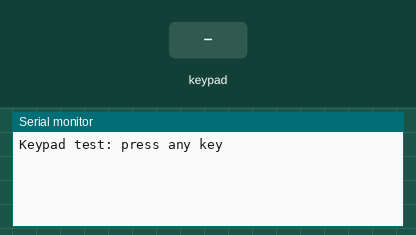
A sketch run on a simulated Arduino Uno, built with avr-gcc and run on an emulated ATmega328P. Shown: the last lines printed to the serial monitor. The test bench sets the inputs (shaded band).

Above: at 1.2 s.
1.3 s: key '1' pressed
At 2.5 s:
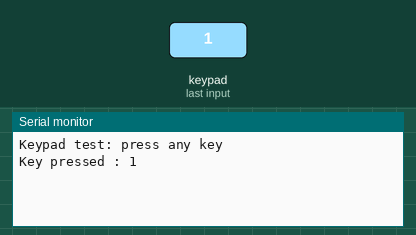
2.8 s: keypad keys 2 3 4 5 # pressed 0.4 s apart
At 5.1 s:
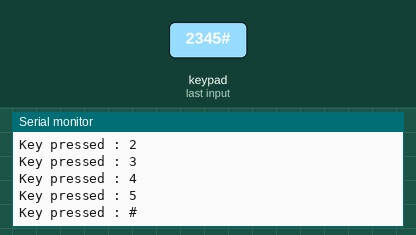
6.3 s: key '*' pressed
At 6.6 s:
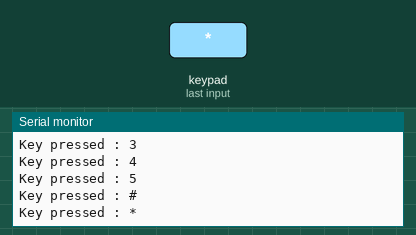
7.8 s: keypad keys 6 7 8 pressed 0.4 s apart
At 9.5 s:
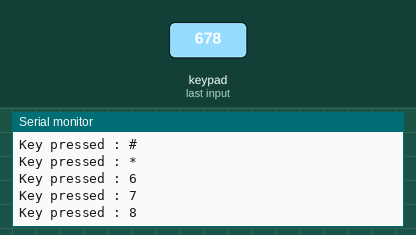
Timing chart, 0 to 11.0 s (numbered marks = the images above; inputs shaded):
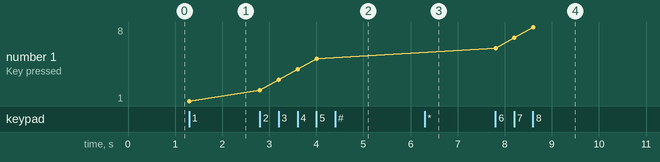

Measured:
- after the input at 1.3 s, the serial monitor: prints a new line at once (image 1)
- after the input at 2.8 s, the serial monitor: prints a new line at once (image 2)
- after the input at 6.3 s, the serial monitor: prints a new line at once (image 3)
- after the input at 7.8 s, the serial monitor: prints a new line at once (image 4)
- plotted number 1: 1 → 5 after the input at 2.8 s, 5 → 8 after the input at 7.8 s

The sketch:

Test_1_Keypad.ino
```cpp
/*
  TEST 1 : THE 3x4 KEYPAD
  -----------------------
  Goal: check that every key is detected correctly.

  Wiring: keypad pins 1 to 7 (from left to right) -> D2, D3, D4, D5, D6, D7, D8
  Library: "Keypad" (Library Manager > search "Keypad" > Install)

  Expected result (Serial Monitor, 9600 baud):
  each key you press is displayed, e.g. "Key pressed : 7".

  Wrong key displayed (e.g. you press 1 and see 5)?
  The pin order of your keypad is different: swap the numbers
  in rowPins / colPins until every key matches.
*/

#include <Keypad.h>

const byte ROWS = 4;
const byte COLS = 3;

char keys[ROWS][COLS] = {
  {'1', '2', '3'},
  {'4', '5', '6'},
  {'7', '8', '9'},
  {'*', '0', '#'}
};

byte rowPins[ROWS] = {2, 3, 4, 5};
byte colPins[COLS] = {6, 7, 8};

Keypad keypad = Keypad(makeKeymap(keys), rowPins, colPins, ROWS, COLS);

void setup() {
  Serial.begin(9600);
  Serial.println("Keypad test: press any key");
}

void loop() {
  char key = keypad.getKey();
  if (key) {
    Serial.print("Key pressed : ");
    Serial.println(key);
  }
}
```
